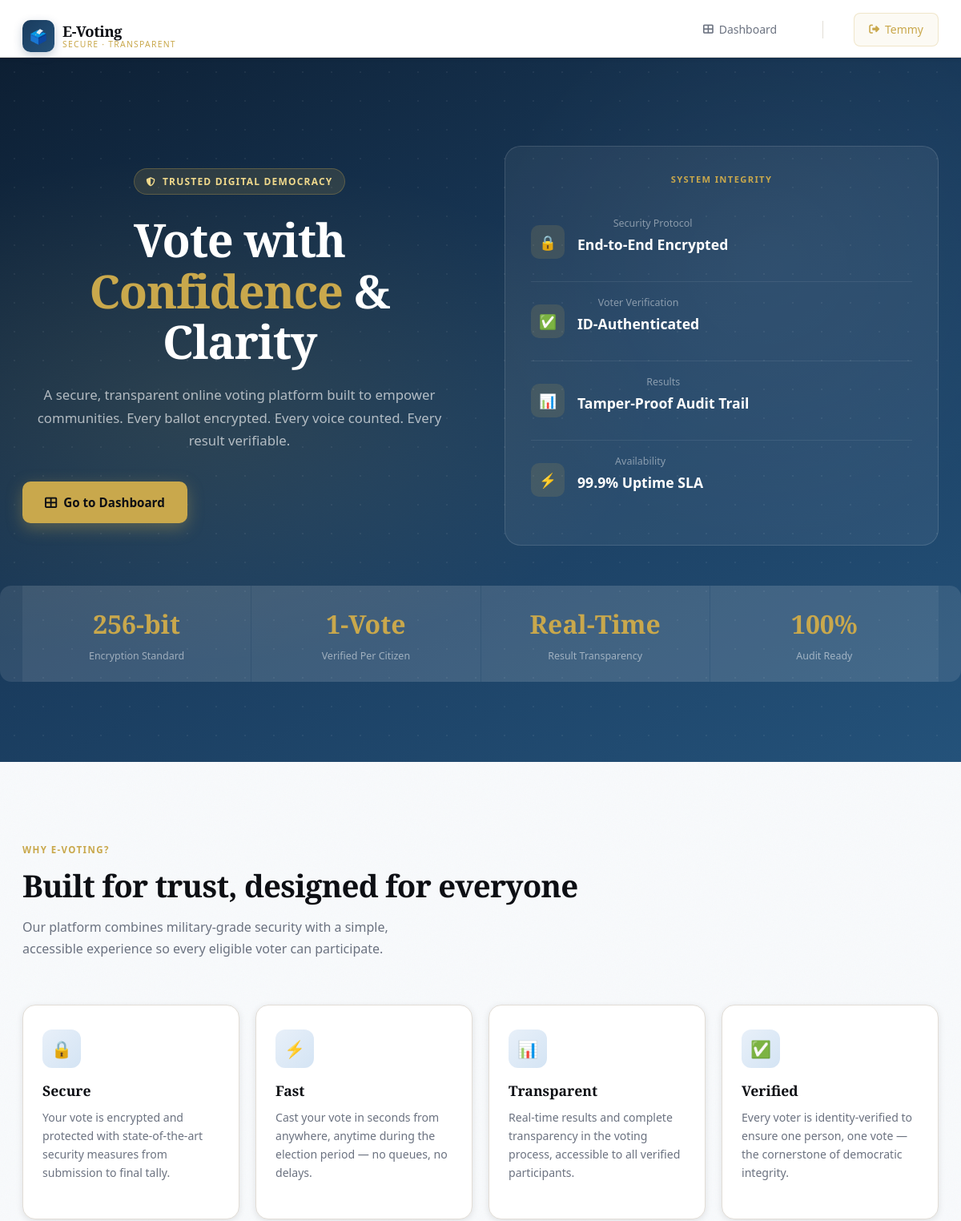
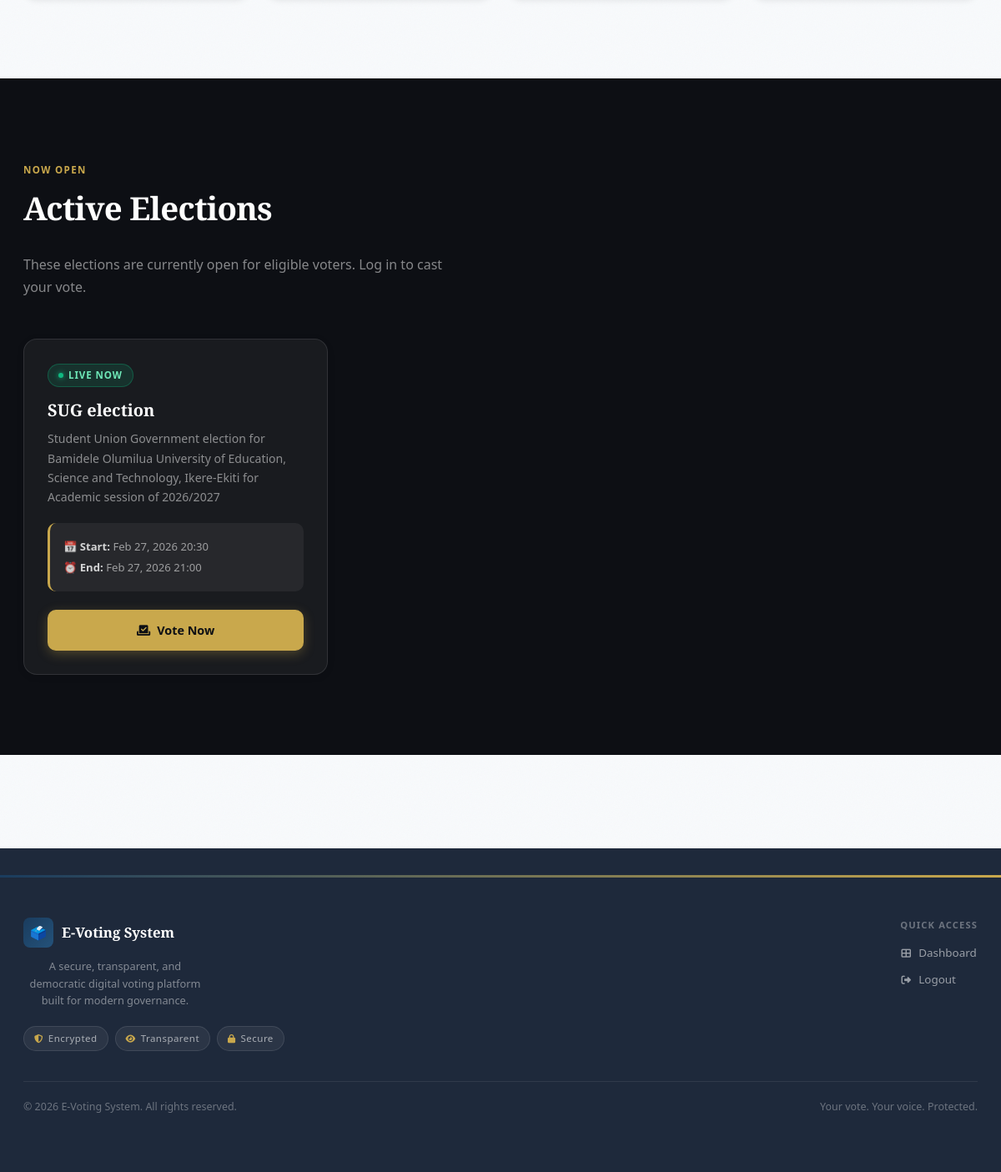
Screenshot of / (signed in) with the database file from the repository (2 pictures, top to bottom).
### voting/models.py (models this page shows, shortened)
class Election(models.Model):
    title = models.CharField(max_length=200)
    description = models.TextField()
    start_date = models.DateTimeField()
    end_date = models.DateTimeField()
    is_active = models.BooleanField(default=True)
    created_at = models.DateTimeField(auto_now_add=True)

### voting/views.py (the view)
# urls.py: path('', views.index, name='index'),
def index(request):
    elections = Election.objects.filter(is_active=True).order_by('-start_date')[:3]
    return render(request, 'voting/index.html', {'elections': elections})

### voting/templates/voting/index.html (shortened to what this page needs)
{% extends 'voting/base.html' %}
{% block content %}
<section class="hero">
    <div class="hero-bg"></div>
    <div class="hero-content">
        <div class="hero-left">
            <span class="hero-eyebrow"><i class="fas fa-shield-alt"></i> Trusted Digital Democracy</span>
            <h1>Vote with <span class="gold">Confidence</span> & Clarity</h1>
            <p class="hero-desc">
                A secure, transparent online voting platform built to empower communities.
                Every ballot encrypted. Every voice counted. Every result verifiable.
            </p>
            <div class="hero-btns">
                {% if not user.is_authenticated %}
                <a href="{% url 'register' %}" class="btn-hero-primary">
                    <i class="fas fa-user-plus"></i> Register to Vote
                </a>
                <a href="{% url 'login' %}" class="btn-hero-secondary">
                    <i class="fas fa-sign-in-alt"></i> Sign In
                </a>
                {% else %}
                <a href="{% url 'dashboard' %}" class="btn-hero-primary">
                    <i class="fas fa-th-large"></i> Go to Dashboard
                </a>
                {% endif %}
            </div>
        </div>
        <div class="hero-right">
            <div class="trust-card">
                <p class="trust-card-title">System Integrity</p>
                <div class="trust-stat">
                    <div class="trust-stat-icon">🔒</div>
                    <div>
                        <p class="trust-stat-label">Security Protocol</p>
                        <p class="trust-stat-value">End-to-End Encrypted</p>
                    </div>
                </div>
                <div class="trust-stat">
                    <div class="trust-stat-icon">✅</div>
                    <div>
                        <p class="trust-stat-label">Voter Verification</p>
                        <p class="trust-stat-value">ID-Authenticated</p>
                    </div>
                </div>
                <div class="trust-stat">
                    <div class="trust-stat-icon">📊</div>
                    <div>
                        <p class="trust-stat-label">Results</p>
                        <p class="trust-stat-value">Tamper-Proof Audit Trail</p>
                    </div>
                </div>
                <div class="trust-stat">
                    <div class="trust-stat-icon">⚡</div>
                    <div>
                        <p class="trust-stat-label">Availability</p>
                        <p class="trust-stat-value">99.9% Uptime SLA</p>
                    </div>
                </div>
            </div>
        </div>
    </div>
    <div class="hero-stats-strip">
        <div class="hero-stat">
            <div class="hero-stat-num">256-bit</div>
            <div class="hero-stat-lbl">Encryption Standard</div>
        </div>
        <div class="hero-stat">
            <div class="hero-stat-num">1-Vote</div>
            <div class="hero-stat-lbl">Verified Per Citizen</div>
        </div>
        <div class="hero-stat">
            <div class="hero-stat-num">Real-Time</div>
            <div class="hero-stat-lbl">Result Transparency</div>
        </div>
        <div class="hero-stat">
            <div class="hero-stat-num">100%</div>
            <div class="hero-stat-lbl">Audit Ready</div>
        </div>
    </div>
</section>
<section class="section">
    <div class="section-inner">
        <span class="section-label">Why E-Voting?</span>
        <h2 class="section-title">Built for trust, designed for everyone</h2>
        <p class="section-desc">Our platform combines military-grade security with a simple, accessible experience so every eligible voter can participate.</p>
        <div class="features-grid">
            <div class="feature-card">
                <div class="feature-icon-wrap">🔒</div>
                <h3>Secure</h3>
                <p>Your vote is encrypted and protected with state-of-the-art security measures from submission to final tally.</p>
            </div>
            <div class="feature-card">
                <div class="feature-icon-wrap">⚡</div>
                <h3>Fast</h3>
                <p>Cast your vote in seconds from anywhere, anytime during the election period — no queues, no delays.</p>
            </div>
            <div class="feature-card">
                <div class="feature-icon-wrap">📊</div>
                <h3>Transparent</h3>
                <p>Real-time results and complete transparency in the voting process, accessible to all verified participants.</p>
            </div>
            <div class="feature-card">
                <div class="feature-icon-wrap">✅</div>
                <h3>Verified</h3>
                <p>Every voter is identity-verified to ensure one person, one vote — the cornerstone of democratic integrity.</p>
            </div>
        </div>
    </div>
</section>
{% if elections %}
<section class="elections-section">
    <div class="section-inner">
        <span class="section-label">Now Open</span>
        <h2 class="section-title">Active Elections</h2>
        <p class="section-desc">These elections are currently open for eligible voters. Log in to cast your vote.</p>
        <div class="elections-grid">
            {% for election in elections %}
            <div class="election-card">
                <span class="election-card-tag">Live Now</span>
                <h3>{{ election.title }}</h3>
                <p>{{ election.description|truncatewords:20 }}</p>
                <div class="election-dates">
                    <p><strong>📅 Start:</strong> {{ election.start_date|date:"M d, Y H:i" }}</p>
                    <p><strong>⏰ End:</strong> {{ election.end_date|date:"M d, Y H:i" }}</p>
                </div>
                {% if user.is_authenticated %}
                <a href="{% url 'vote' election.id %}" class="btn-election btn-election-primary">
                    <i class="fas fa-vote-yea"></i> Vote Now
                </a>
                {% else %}
                <a href="{% url 'login' %}" class="btn-election btn-election-ghost">
                    <i class="fas fa-sign-in-alt"></i> Login to Vote
                </a>
                {% endif %}
            </div>
            {% endfor %}
        </div>
    </div>
</section>
{% endif %}
{% endblock %}

### voting/templates/voting/base.html (shortened to what this page needs)
<!DOCTYPE html>
<html lang="en">
<head>
    <link rel="stylesheet" href="https://cdnjs.cloudflare.com/ajax/libs/font-awesome/6.4.0/css/all.min.css">
    <link href="https://cdn.jsdelivr.net/npm/bootstrap@5.3.0/dist/css/bootstrap.min.css" rel="stylesheet">
    <link rel="stylesheet" href="/static/voting/css/style.css">
</head>
<body>
    <nav class="navbar">
        <div class="container">
            <div class="nav-brand">
                <a href="{% url 'index' %}">
                    <span class="brand-icon">🗳️</span>
                    <span class="brand-text">
                        <span class="brand-name">E-Voting</span>
                        <span class="brand-tagline">Secure · Transparent</span>
                    </span>
                </a>
            </div>
            <ul class="nav-menu">
                {% if user.is_authenticated %}
                    <li>
                        <a href="{% url 'dashboard' %}">
                            <i class="fas fa-th-large"></i> Dashboard
                        </a>
                    </li>
                    <li class="nav-accent">
                        <a href="{% url 'logout' %}">
                            <i class="fas fa-sign-out-alt"></i> {{ user.username }}
                        </a>
                    </li>
                {% endif %}
            </ul>
        </div>
    </nav>
    <main>
        {% block content %}
        {% endblock %}
    </main>
    <footer class="footer">
        <div class="footer-gold-line"></div>
        <div class="footer-inner">
            <div>
                <div class="footer-brand">
                    <span class="footer-brand-icon">🗳️</span>
                    <span class="footer-brand-name">E-Voting System</span>
                </div>
                <p class="footer-tagline">
                    A secure, transparent, and democratic digital voting platform built for modern governance.
                </p>
                <div class="footer-badges">
                    <span class="footer-badge"><i class="fas fa-shield-alt"></i> Encrypted</span>
                    <span class="footer-badge"><i class="fas fa-eye"></i> Transparent</span>
                    <span class="footer-badge"><i class="fas fa-lock"></i> Secure</span>
                </div>
            </div>
            <div>
                <p style="font-size:0.7rem;font-weight:600;letter-spacing:0.1em;text-transform:uppercase;color:rgba(255,255,255,0.35);margin-bottom:14px;">Quick Access</p>
                <div style="display:flex;flex-direction:column;gap:10px;">
                    {% if user.is_authenticated %}
                    <a href="{% url 'dashboard' %}" style="color:rgba(255,255,255,0.55);text-decoration:none;font-size:0.84rem;display:flex;align-items:center;gap:8px;transition:color .2s;" onmouseover="this.style.color='#c9a84c'" onmouseout="this.style.color='rgba(255,255,255,0.55)'">
                        <i class="fas fa-th-large" style="font-size:0.72rem;width:14px;"></i> Dashboard
                    </a>
                    <a href="{% url 'logout' %}" style="color:rgba(255,255,255,0.55);text-decoration:none;font-size:0.84rem;display:flex;align-items:center;gap:8px;transition:color .2s;" onmouseover="this.style.color='#c9a84c'" onmouseout="this.style.color='rgba(255,255,255,0.55)'">
                        <i class="fas fa-sign-out-alt" style="font-size:0.72rem;width:14px;"></i> Logout
                    </a>
                    {% endif %}
                </div>
            </div>
        </div>
        <div class="footer-divider"></div>
        <div class="footer-bottom">
            <p class="footer-copy">© 2026 E-Voting System. All rights reserved.</p>
            <p class="footer-copy">Your vote. Your voice. Protected.</p>
        </div>
    </footer>
</body>
</html>

### voting/static/voting/css/style.css (style rules this page uses)
* { margin: 0; padding: 0; box-sizing: border-box; }
:root { --primary: #2563eb; --primary-dark: #1e40af; --secondary: #64748b; --success: #10b981; --danger: #ef4444; --warning: #f59e0b; --light: #f8fafc; --dark: #1e293b; --border: #e2e8f0; }
body { font-family: 'Segoe UI', Tahoma, Geneva, Verdana, sans-serif; line-height: 1.6; color: var(--dark); background-color: var(--light); }
.container { max-width: 1200px; margin: 0 auto; padding: 0 20px; }
.navbar { background: white; box-shadow: 0 2px 4px rgba(0,0,0,0.1); padding: 1rem 0; position: sticky; top: 0; z-index: 1000; }
.navbar .container { display: flex; justify-content: space-between; align-items: center; }
.nav-brand a { font-size: 1.5rem; font-weight: bold; color: var(--primary); text-decoration: none; }
.nav-menu { display: flex; list-style: none; gap: 2rem; }
.nav-menu a { color: var(--dark); text-decoration: none; font-weight: 500; transition: color 0.3s; }
.hero { background: linear-gradient(135deg, var(--primary) 0%, var(--primary-dark) 100%); color: white; padding: 4rem 0; text-align: center; }
.hero h1 { font-size: 3rem; margin-bottom: 1rem; }
.features-grid { display: grid; grid-template-columns: repeat(auto-fit, minmax(250px, 1fr)); gap: 2rem; }
.feature-card { padding: 2rem; background: white; border-radius: 12px; box-shadow: 0 2px 8px rgba(0,0,0,0.1); }
.feature-card h3 { margin-bottom: 0.5rem; color: var(--primary); }
.elections-grid { display: grid; grid-template-columns: repeat(auto-fill, minmax(300px, 1fr)); gap: 2rem; }
.election-card { background: white; border-radius: 12px; padding: 2rem; box-shadow: 0 2px 8px rgba(0,0,0,0.1); transition: transform 0.3s; }
.election-card h3 { color: var(--primary); margin-bottom: 1rem; }
.election-dates { margin: 1rem 0; padding: 1rem; background: var(--light); border-radius: 8px; }
.elections-section { margin-bottom: 3rem; }
.elections-section h2 { margin-bottom: 2rem; }
.footer { background: var(--dark); color: white; text-align: center; padding: 2rem 0; margin-top: 4rem; }

### rows the page displays
Election: title "SUG election", description "Student Union Government election for Bamidele Olumilua University of Education, Science and Technology, Ikere-Ekiti for Academic session of 2026/2027", start_date "Feb 27, 2026 20:30", end_date "Feb 27, 2026 21:00"

### other values shown
{{ user.username }} "Temmy"
